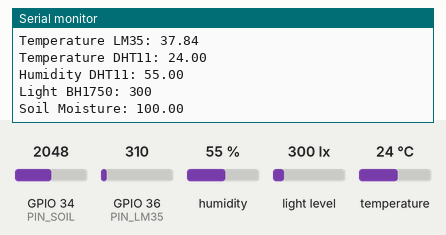
The sketch below on a simulated ESP32. On the bench: the last lines printed to the serial monitor. The inputs (shaded band) are chosen by the test bench; at power-on: humidity 55 %, light level 300 lx, GPIO 36 (PIN_LM35) = 310, GPIO 34 (PIN_SOIL) = 2048, temperature 24 °C.

Above: at 3.8 s.
3.9 s: humidity set to 22 %
At 6.6 s:
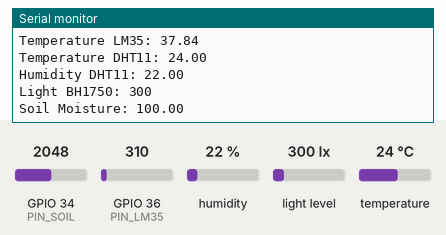
7.9 s: light level set to 40 lx
At 10.6 s:
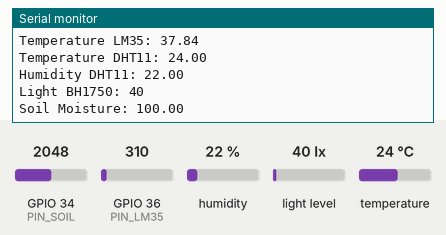
11.9 s: GPIO 36 (PIN_LM35) set to 372
15.9 s: GPIO 34 (PIN_SOIL) set to 3270
At 19.1 s:
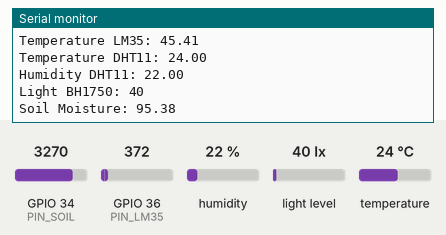
19.9 s: temperature set to 12 °C
23.9 s: light level set to 500 lx
At 24.8 s:
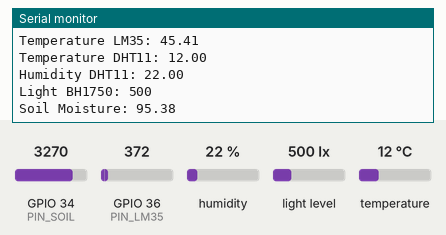
Timing chart, 0 to 26.9 s (numbered marks = the images above; inputs shaded):
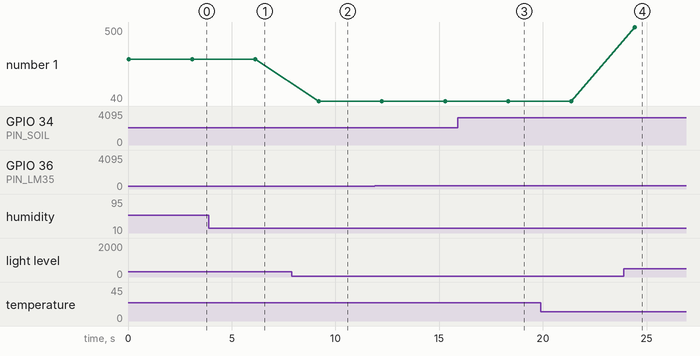

Measured:
- after the input at 3.9 s, the serial monitor: prints a new line after 2.2 s (image 1)
- after the input at 7.9 s, the serial monitor: prints a new line after 1.3 s (image 2)
- after the input at 15.9 s, the serial monitor: prints a new line after 2.4 s (image 3)
- after the input at 23.9 s, the serial monitor: prints a new line after 0.53 s (image 4)
- plotted number 1: 300 → 40 after the input at 7.9 s, 40 → 500 after the input at 23.9 s

The sketch:

espSensor.ino
```cpp
#include <WiFi.h>
#include <DHT.h>
#include <Wire.h>
#include <BH1750.h>
#include <SD.h>
#include <esp_now.h>

#define I2C_SDA_PIN 21
#define I2C_SCL_PIN 22
#define DHTPIN 19
#define PIN_LM35 36
#define PIN_SOIL 34
#define DHTTYPE DHT11

//dia chi esp nhan
uint8_t webAddress1[] = {0x78, 0x21, 0x84, 0xDD, 0xF8, 0x74};
uint8_t webAddress2[] = {0x9C, 0x9C, 0x1F, 0xEA, 0xF4, 0x60};

// Structure example to send data
// Must match the receiver structure
typedef struct struct_message1 {
  int id;
  float humidity;
  float tempDHT11;
  float tempLM35;
  float moisture;
  uint16_t lux;
} struct_message1;

typedef struct struct_message2 {
  int id;
  int fanStatus;
  int motorStatus;
  int pump1Status;
  int pump2Status;
  int bulbStatus;
  int chenang;
} struct_message2;

// Create a struct_message called sensorData
struct_message1 sensorData;
struct_message2 statusData;

esp_now_peer_info_t peer_sensor_Info;

esp_now_peer_info_t peer_status_Info;

// callback when data is sent
void OnDataSent(const uint8_t *mac_addr, esp_now_send_status_t status) {
  Serial.print("\r\nLast Packet Send Status:\t");
  Serial.println(status == ESP_NOW_SEND_SUCCESS ? "Delivery Success" : "Delivery Fail");
}

int permin = 4095;
int permax = 3230;

BH1750 lightMeter;
DHT dht(DHTPIN, DHTTYPE);

// int tempThreshold = 0, humThreshold = 0, lightThreshold = 0, soilThreshold = 0;

void Initialization(){
  Serial.begin(115200);
 }

void setup() {
  Initialization();
  dht.begin();
  Wire.begin(I2C_SDA_PIN, I2C_SCL_PIN);
  lightMeter.begin(BH1750::CONTINUOUS_HIGH_RES_MODE);

  // Set device as a Wi-Fi Station
  WiFi.mode(WIFI_AP_STA);

  // Init ESP-NOW
  if (esp_now_init() != ESP_OK) {
    Serial.println("Error initializing ESP-NOW");
    return;
  }

  // Once ESPNow is successfully Init, we will register for Send CB to
  // get the status of Trasnmitted packet
  esp_now_register_send_cb(OnDataSent);

  // Register peer
  memcpy(peer_sensor_Info.peer_addr, webAddress1, 6);
  peer_sensor_Info.channel = 0;
  peer_sensor_Info.encrypt = false;

  if (esp_now_add_peer(&peer_sensor_Info) != ESP_OK){
    Serial.println("Failed to add peer");
    return;
  }

  memcpy(peer_status_Info.peer_addr, webAddress2, 6);
  peer_status_Info.channel = 0;
  peer_status_Info.encrypt = false;

  // Add peer
  if (esp_now_add_peer(&peer_status_Info) != ESP_OK){
    Serial.println("Failed to add peer");
    return;
  }

}

void loop() {
  /* DHT11 */
  float humidity = dht.readHumidity();
  float tempDHT11 = dht.readTemperature();
  /* LM35 */
  float tempLM35 = (5.0*analogRead(PIN_LM35)*100.0/4096.0);
  /* Soil Moisture */
  int analogSoil = analogRead(PIN_SOIL);
  if (analogSoil < permax)
  {
    analogSoil = permax;
  }
    if (analogSoil > permin)
  {
    analogSoil = permin;
  }
  float moisture = abs(float(float(permin - analogSoil) / float(permax - permin)) * 100);
  /* BH1750 */
  uint16_t lux = lightMeter.readLightLevel();

  // Set values to send
  sensorData.id = 1;
  sensorData.humidity = humidity;
  sensorData.tempDHT11 = tempDHT11;
  sensorData.tempLM35 = tempLM35;
  sensorData.moisture = moisture;
  sensorData.lux = lux;

  // Send message via ESP-NOW
  esp_err_t result1 = esp_now_send(webAddress1, (uint8_t *) &sensorData, sizeof(sensorData));


  Serial.print("Result1: ");
  Serial.println(result1);
  if (result1 == ESP_OK) {
    Serial.println("Sent with success");
  }
  else {
    Serial.println("Error sending the data");
  }

  // Set values2 to send
  statusData.id = 1;
  statusData.fanStatus = 1;
  statusData.pump1Status = 1;
  statusData.pump2Status = 1;
  statusData.bulbStatus = 1;
  statusData.motorStatus = 1;
  statusData.chenang = 1;

  // Send message via ESP-NOW
  esp_err_t result2 = esp_now_send(webAddress2, (uint8_t *) &statusData, sizeof(statusData));

  Serial.print("Result2: ");
  Serial.println(result2);
  if (result2 == ESP_OK) {
    Serial.println("Sent with success");
  }
  else {
    Serial.println("Error sending the data");
  }
  Serial.print("id: ");
  Serial.println(statusData.id);
  Serial.print("Fan: ");
  Serial.println(statusData.fanStatus);
  Serial.print("Pump1: ");
  Serial.println(statusData.pump1Status);
  Serial.print("Pump2: ");
  Serial.println(statusData.pump2Status);
  Serial.print("Motor: ");
  Serial.println(statusData.motorStatus);
  Serial.print("Led: ");
  Serial.println(statusData.bulbStatus);
  Serial.print("chenang: ");
  Serial.println(statusData.chenang);
  // Serial.print("id: ");
  Serial.println(sensorData.id);
  Serial.print("Temperature LM35: ");
  Serial.println(sensorData.tempLM35);
  Serial.print("Temperature DHT11: ");
  Serial.println(sensorData.tempDHT11);
  Serial.print("Humidity DHT11: ");
  Serial.println(sensorData.humidity);
  Serial.print("Light BH1750: ");
  Serial.println(sensorData.lux);
  Serial.print("Soil Moisture: ");
  Serial.println(sensorData.moisture);

  delay(3000);
}
```
